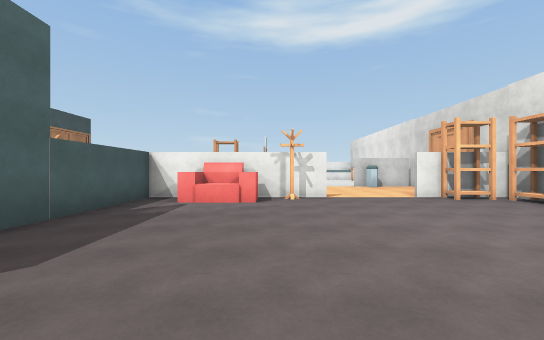
View 1 (above)

16 first-person views from a walk through a 3-D level made in the Unity game engine. The camera is 1.5 m above the floor, looks level and sees 90° across. The floor is counted in squares, 2 m on a side. Each view is taken from the middle of a square. On the plan, view 1 faces up. The plan holds only what a view shows up to about 10 squares ahead; the rest is blank. The place goes on beyond the plan. The player is left out. Surface patterns are stand-ins for the level's own textures.

View 2
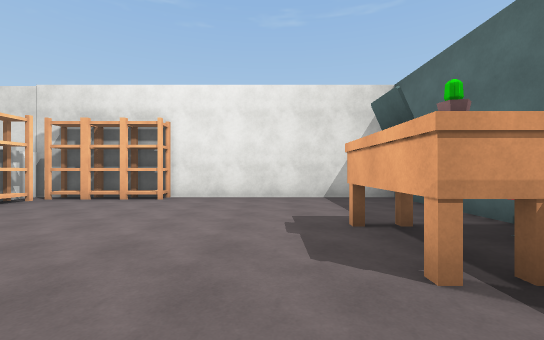

View 3
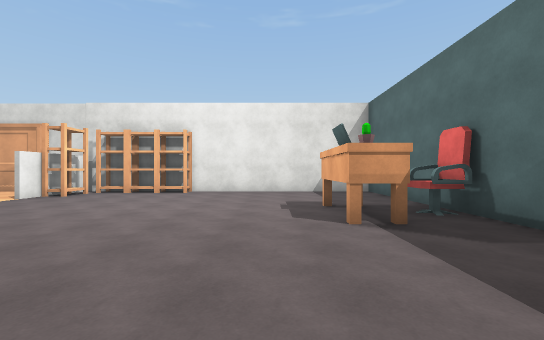

View 4
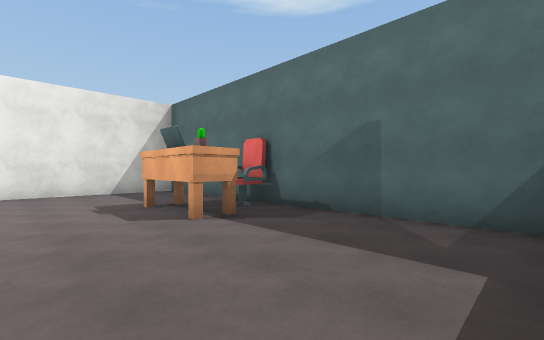

View 5
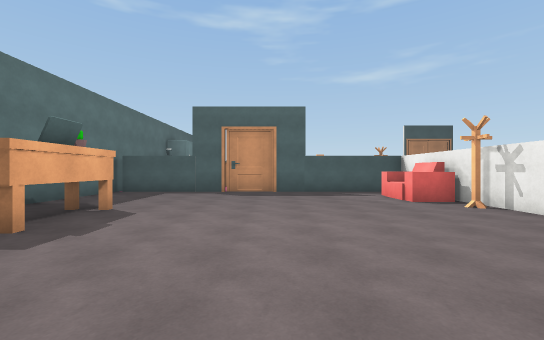

View 6
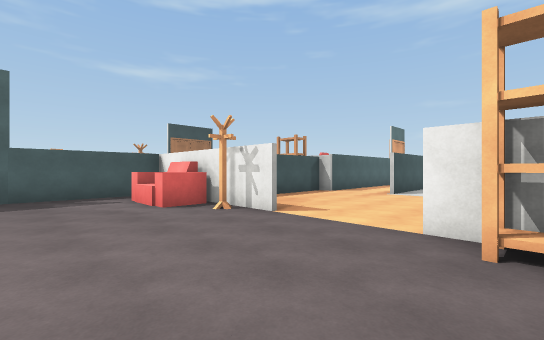

View 7
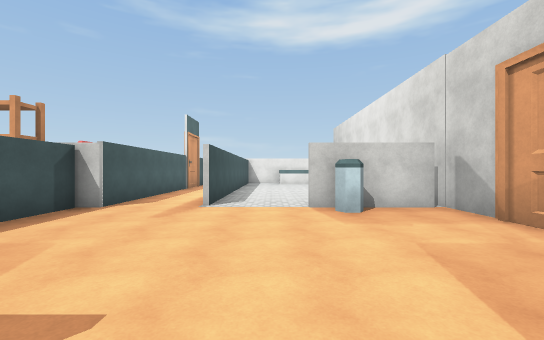

View 8
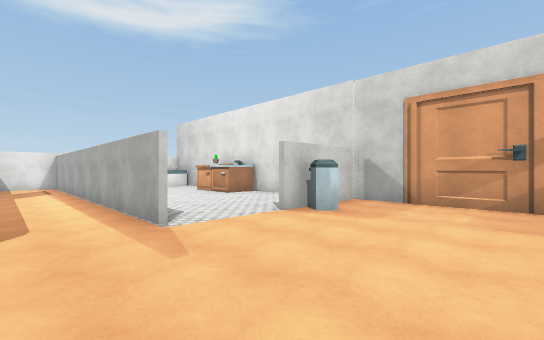

View 9
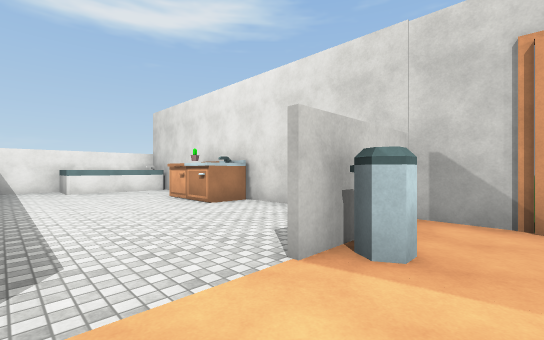

View 10
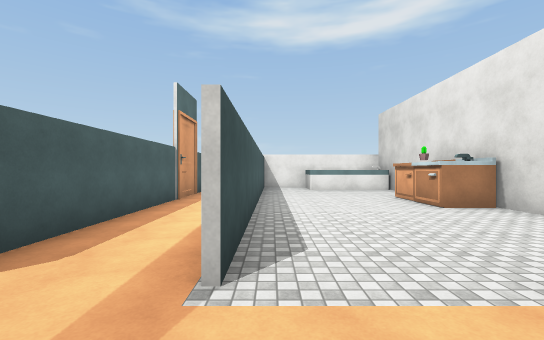

View 11
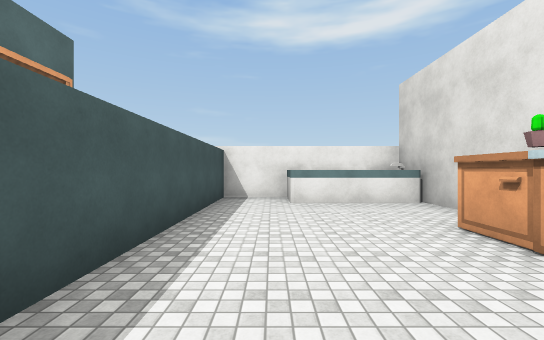

View 12
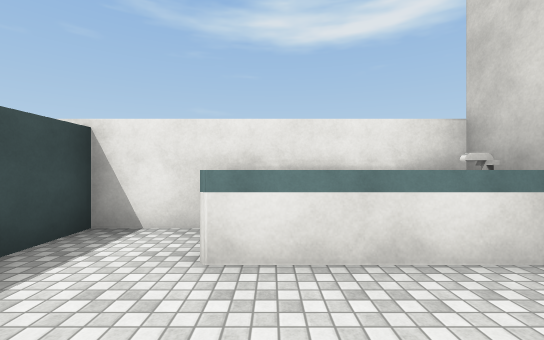

View 13
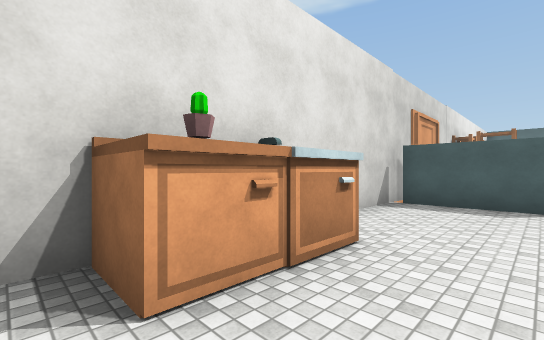

View 14
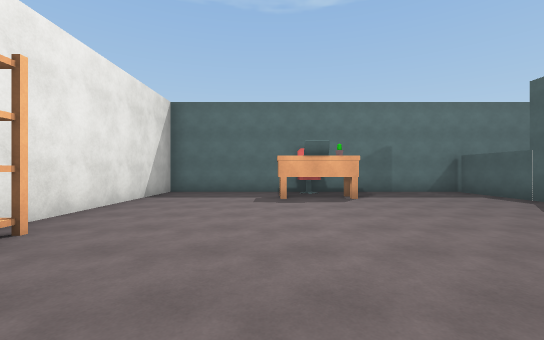

View 15
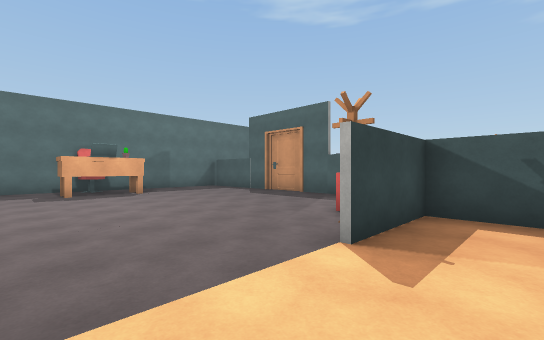

View 16
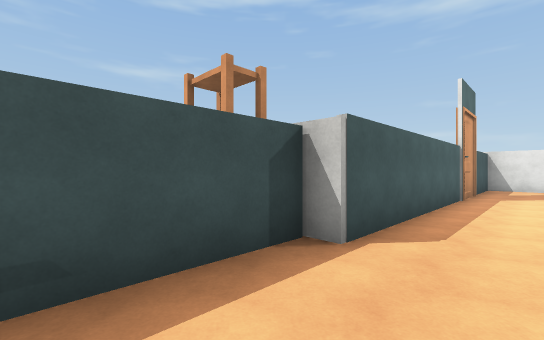

### Floor plan
Ten units are one square. View 1 is at (0, 0); x grows to the right and y downward. Boxes are objects, and circles mark ways between rooms. Rooms are numbered by the first view taken in them; rooms with no view inside come last. Other rooms are left out.
<svg viewBox="-44 -240 115 270">
<path fill="none" stroke="#000" d="M16 -75 -11 -75M-34 -65 -34 21M-39 24 65 24 65 -75 40 -75M65 -90 65 -130M66 -124 38 -124M-9 -124 -9 -76 15 -76M65 -184 65 -225M36 -225 17 -225 17 -128M65 -130 65 -165M46 -126 62 -126M-4 -134 -4 -124M15 -128 15 -215M10 -225 -4 -225 -4 -154"/>
<rect x="-25" y="-75" width="30" height="10" fill="#bbb"><title>chair</title></rect>
<rect x="5" y="-5" width="30" height="20" fill="#bbb"><title>other object</title></rect>
<rect x="5" y="-75" width="10" height="10" fill="#bbb"><title>rack</title></rect>
<rect x="15" y="15" width="10" height="10" fill="#bbb"><title>other object</title></rect>
<rect x="45" y="-75" width="10" height="10" fill="#bbb"><title>bookshelf</title></rect>
<rect x="55" y="-55" width="10" height="20" fill="#bbb"><title>bookshelf</title></rect>
<rect x="55" y="-65" width="10" height="10" fill="#bbb"><title>bookshelf</title></rect>
<rect x="55" y="-75" width="10" height="10" fill="#bbb"><title>bookshelf</title></rect>
<rect x="35" y="-125" width="10" height="10" fill="#bbb"><title>bin</title></rect>
<rect x="35" y="-235" width="30" height="30" fill="#bbb"><title>other object</title></rect>
<rect x="55" y="-175" width="10" height="10" fill="#bbb"><title>sink</title></rect>
<rect x="55" y="-185" width="10" height="10" fill="#bbb"><title>cabinet</title></rect>
<circle cx="25" cy="-80" r="3" fill="#2a7"/>
<circle cx="60" cy="-80" r="3" fill="#2a7"/>
<circle cx="30" cy="-130" r="3" fill="#2a7"/>
<circle cx="5" cy="-130" r="3" fill="#2a7"/>
<text x="20" y="-20">1</text>
<text x="30" y="-100">2</text>
<text x="50" y="-180">3</text>
<text x="0" y="-170">4</text>
</svg>
Room 1 opens to room 2. Room 2 opens to room 3. Room 2 opens to room 4.

Where each view was taken, in squares from view 1:
view 1: 0 up, 0 right, facing up
view 2: 1 up, 1 left, facing right
view 3: 1 up, 3 left, facing right
view 4: 2 up, 3 left, facing down-right
view 5: 3 up, 6 right, facing left
view 6: 4 up, 5 right, facing up-left
view 7: 7 up, 3 right, facing up
view 8: 9 up, 0 right, facing up-right
view 9: 11 up, 2 right, facing up-right
view 10: 11 up, 2 right, facing up
view 11: 15 up, 3 right, facing up
view 12: 19 up, 4 right, facing up
view 13: 19 up, 4 right, facing down-right
view 14: 7 up, 3 right, facing down
view 15: 9 up, 4 right, facing down-left
view 16: 10 up, 1 right, facing up-left
